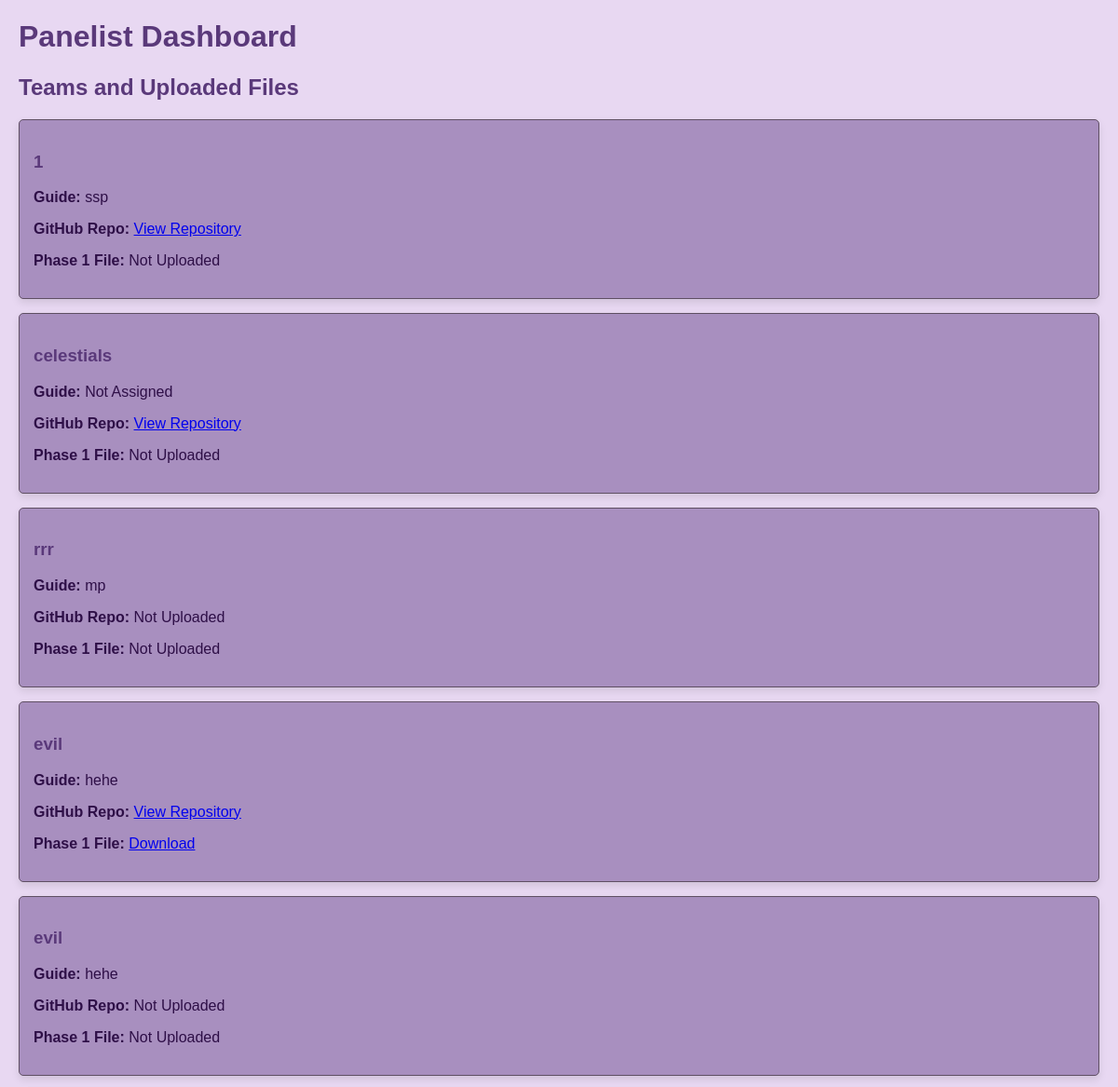
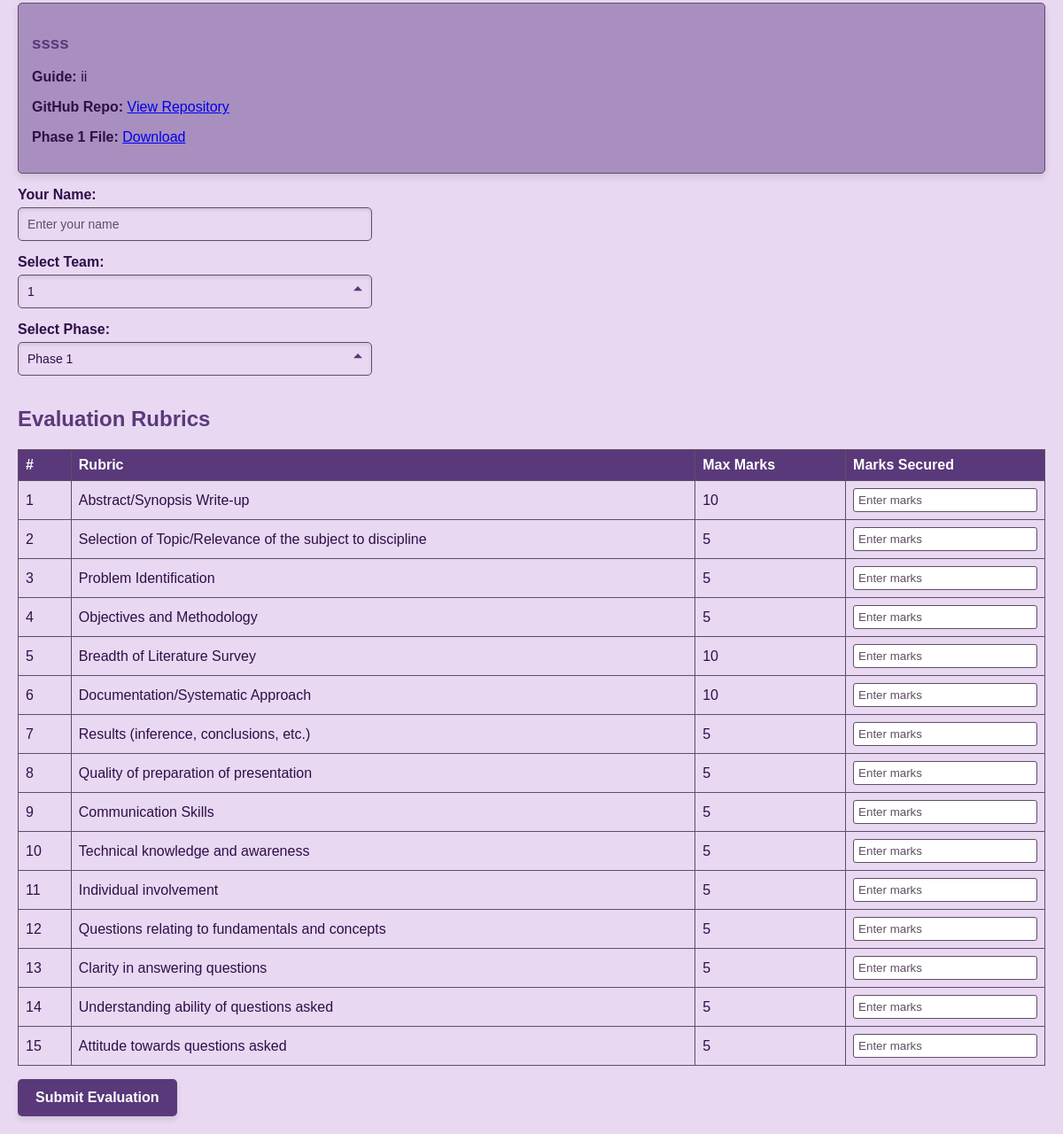
Screenshot of /evaluation/panelist/ with the database file from the repository (2 pictures, top to bottom).
### evaluation/models.py (models this page shows, shortened)
class Team(models.Model):
    name = models.CharField(max_length=100)
    guide_name = models.CharField(max_length=100, blank=True, null=True)
    github_repo = models.URLField(blank=True, null=True)
    ppt_file = models.FileField(upload_to='ppt_files/', blank=True, null=True)
    average_marks = models.FloatField(default=0)
    phase1_file = models.FileField(upload_to='phase1_files/', blank=True, null=True)
    phase2_file = models.FileField(upload_to='phase2_files/', blank=True, null=True)
    phase3_file = models.FileField(upload_to='phase3_files/', blank=True, null=True)
    students = models.ManyToManyField(Student, related_name='teams')

### evaluation/views.py (the view)
# urls.py: path('panelist/', views.panelist_dashboard, name='panelist_dashboard'),
def panelist_dashboard(request):
    teams = Team.objects.all()  # Fetch all teams
    if request.method == "POST":
        team_id = request.POST.get('team_id')
        team = Team.objects.get(id=team_id)
        form = EvaluationForm(request.POST)
        if form.is_valid():
            evaluation = form.save(commit=False)
            evaluation.team = team
            evaluation.panelist_name = request.POST.get('panelist_name')  # Add panelist name
            evaluation.save()
            team.average_marks = evaluation.calculate_average()
            team.save()
    else:
        form = EvaluationForm()
    return render(request, 'evaluation/panelist_dashboard.html', {
        'teams': teams,
        'form': form,
        'rubrics': [
            "Abstract/Synopsis Write-up",
            "Selection of Topic/Relevance of the subject to discipline",
            "Problem Identification",
            "Objectives and Methodology",
            "Breadth of Literature Survey",
            "Documentation/Systematic Approach",
            "Results (inference, conclusions, etc.)",
            "Quality of preparation of presentation",
            "Communication Skills",
            "Technical knowledge and awareness",
            "Individual involvement",
            "Questions relating to fundamentals and concepts",
            "Clarity in answering questions",
            "Understanding ability of questions asked",
            "Attitude towards questions asked"
        ]
    })

### evaluation/templates/evaluation/panelist_dashboard.html (shortened to what this page needs)
<!DOCTYPE html>
<html>
<head>
</head>
<body>
    <h1>Panelist Dashboard</h1>
    <h2>Teams and Uploaded Files</h2>
    {% for team in teams %}
        <div class="team-box">
            <h3>{{ team.name }}</h3>
            <p><strong>Guide:</strong> {{ team.guide_name|default:"Not Assigned" }}</p>
            <p><strong>GitHub Repo:</strong>
                {% if team.github_repo %}
                    <a href="{{ team.github_repo }}" target="_blank">View Repository</a>
                {% else %}
                    Not Uploaded
                {% endif %}
            </p>
            <p><strong>Phase 1 File:</strong>
                {% if team.phase1_file %}
                    <a href="{{ team.phase1_file.url }}" download>Download</a>
                {% else %}
                    Not Uploaded
                {% endif %}
            </p>
        </div>
    {% endfor %}
    <form method="post">
<label for="panelist_name">Your Name:</label>
<input type="text" name="panelist_name" id="panelist_name" placeholder="Enter your name" required>
<label for="team_id">Select Team:</label>
<select name="team_id" id="team_id" required>
    {% for team in teams %}
        <option value="{{ team.id }}">{{ team.name }}</option>
    {% endfor %}
</select>
<label for="phase">Select Phase:</label>
<select name="phase" id="phase" required>
    <option value="phase1">Phase 1</option>
</select>
    <h2>Evaluation Rubrics</h2>
    <form method="post">
        <table>
            <thead>
                <tr>
                    <th>#</th>
                    <th>Rubric</th>
                    <th>Max Marks</th>
                    <th>Marks Secured</th>
                </tr>
            </thead>
            <tbody>
                {% for rubric in rubrics %}
                    <tr>
                        <td>{{ forloop.counter }}</td>
                        <td>{{ rubric }}</td>
                        <td>
                            {% if forloop.counter == 1 %}10
                            {% elif forloop.counter == 2 or forloop.counter == 3 or forloop.counter == 4 %}5
                            {% elif forloop.counter == 5 or forloop.counter == 6 %}10
                            {% elif forloop.counter == 7 %}5
                            {% else %}5{% endif %}
                        </td>
                        <td>
                            <input type="number" name="marks_{{ forloop.counter }}" min="0" max="10" placeholder="Enter marks">
                        </td>
                    </tr>
                {% endfor %}
            </tbody>
        </table>
        <button type="submit" style="margin-top: 15px;">Submit Evaluation</button>
    </form>
</body>
</html>

### evaluation/templates/evaluation/panelist_dashboard.html (style rules this page uses)
body { font-family: Arial, sans-serif; margin: 20px; background-color: #E8D8F2; color: #2E0F47; }
h1, h2, h3 { color: #5A397A; }
.team-box { border: 1px solid #5F4F63; border-radius: 5px; padding: 15px; margin-bottom: 15px; background-color: #A88FBF; box-shadow: 0 4px 8px rgba(0, 0, 0, 0.1); }
table { width: 100%; border-collapse: collapse; margin-top: 15px; }
th, td { text-align: left; padding: 8px; border: 1px solid #5F4F63; }
th { background-color: #5A397A; color: white; }
td { background-color: #E8D8F2; }
input { width: 100%; box-sizing: border-box; padding: 5px; border: 1px solid #5F4F63; border-radius: 3px; background-color: #FFFFFF; }
label { display: block; margin-bottom: 5px; font-weight: bold; color: #2E0F47; }
input[type="text"], select { width: 100%; max-width: 400px; padding: 10px; margin-bottom: 15px; font-size: 14px; color: #2E0F47; background-color: #E8D8F2; border: 1px solid #5F4F63; border-radius: 5px; box-shadow: inset 0 2px 4px rgba(0, 0, 0, 0.1); transition: all 0.2s ease-in-out; }
select { cursor: pointer; appearance: none; background-repeat: no-repeat; background-position: right 10px center; background-size: 10px; }
input::placeholder { color: #5F4F63; }
button[type="submit"] { padding: 12px 20px; font-size: 16px; font-weight: bold; color: #FFFFFF; background-color: #5A397A; border: none; border-radius: 5px; cursor: pointer; transition: all 0.3s ease-in-out; box-shadow: 0 4px 6px rgba(0, 0, 0, 0.1); }

### rows the page displays
Team: name "1", guide_name "ssp", shows "Not Uploaded"
Team: name "celestials", guide_name "Not Assigned", shows "Not Uploaded"
Team: name "rrr", guide_name "mp", shows "Not Uploaded"
Team: name "evil", guide_name "hehe"
Team: name "evil", guide_name "hehe", shows "Not Uploaded", phase1_file "Not Uploaded"
Team: name "ssss", guide_name "ii"

### other values shown
{{ rubric }} "Abstract/Synopsis Write-up" "Selection of Topic/Relevance of the subject to discipline" "Problem Identification" "Objectives and Methodology" "Breadth of Literature Survey" "Documentation/Systematic Approach" "Results (inference, conclusions, etc.)" "Quality of preparation of presentation" "Communication Skills" "Technical knowledge and awareness" "Individual involvement" "Questions relating to fundamentals and concepts" "Clarity in answering questions" "Understanding ability of questions asked" "Attitude towards questions asked"
form field team_id "1"
